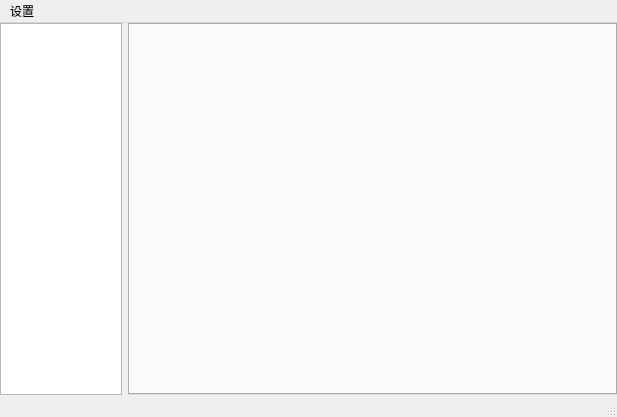
<?xml version="1.0" encoding="UTF-8"?>
<ui version="4.0">
 <class>MainWindow</class>
 <widget class="QMainWindow" name="MainWindow">
  <property name="geometry">
   <rect>
    <x>0</x>
    <y>0</y>
    <width>617</width>
    <height>417</height>
   </rect>
  </property>
  <property name="windowTitle">
   <string>MainWindow</string>
  </property>
  <widget class="QWidget" name="centralwidget">
   <layout class="QHBoxLayout" name="horizontalLayout_2">
    <property name="leftMargin">
     <number>0</number>
    </property>
    <property name="topMargin">
     <number>0</number>
    </property>
    <property name="rightMargin">
     <number>0</number>
    </property>
    <property name="bottomMargin">
     <number>0</number>
    </property>
    <item>
     <layout class="QHBoxLayout" name="horizontalLayout" stretch="2,8">
      <item>
       <widget class="QListWidget" name="listWidget"/>
      </item>
      <item>
       <layout class="QVBoxLayout" name="verticalLayout">
        <item>
         <widget class="QTabWidget" name="tabWidget">
          <property name="font">
           <font>
            <family>微软雅黑</family>
            <pointsize>8</pointsize>
           </font>
          </property>
          <property name="currentIndex">
           <number>-1</number>
          </property>
          <property name="tabsClosable">
           <bool>true</bool>
          </property>
         </widget>
        </item>
       </layout>
      </item>
     </layout>
    </item>
   </layout>
  </widget>
  <widget class="QMenuBar" name="menubar">
   <property name="geometry">
    <rect>
     <x>0</x>
     <y>0</y>
     <width>617</width>
     <height>23</height>
    </rect>
   </property>
   <widget class="QMenu" name="menu">
    <property name="title">
     <string>设置</string>
    </property>
    <addaction name="actionsetting"/>
    <addaction name="actionabout"/>
   </widget>
   <addaction name="menu"/>
  </widget>
  <widget class="QStatusBar" name="statusbar"/>
  <action name="actionabout">
   <property name="text">
    <string>about</string>
   </property>
  </action>
  <action name="actionsetting">
   <property name="text">
    <string>setting</string>
   </property>
  </action>
 </widget>
 <resources/>
 <connections/>
</ui>
